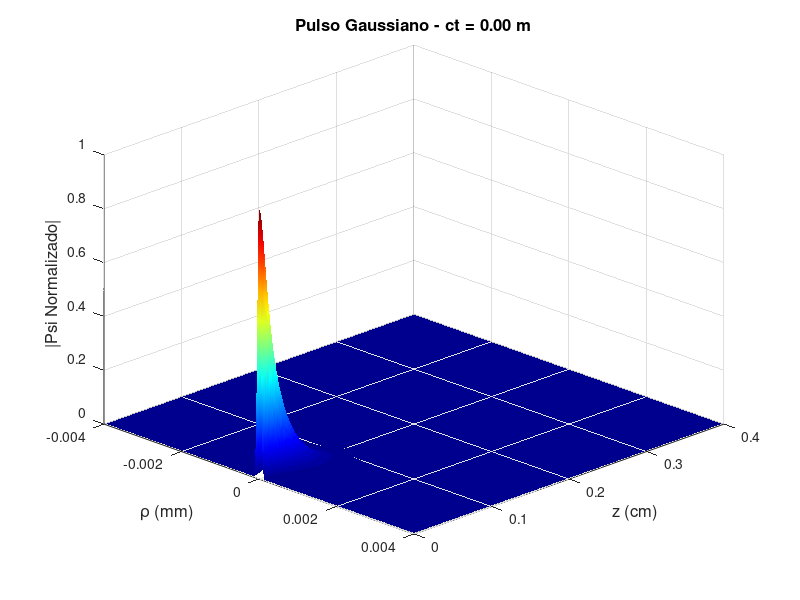
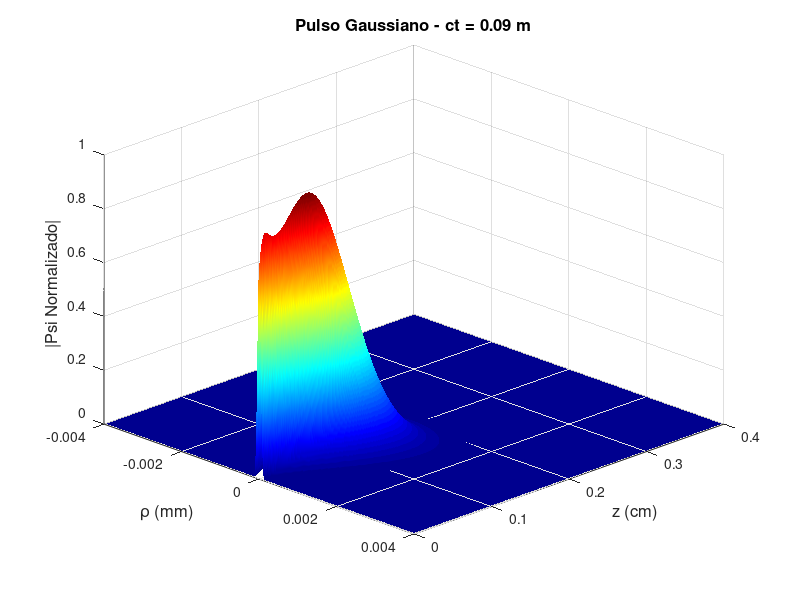
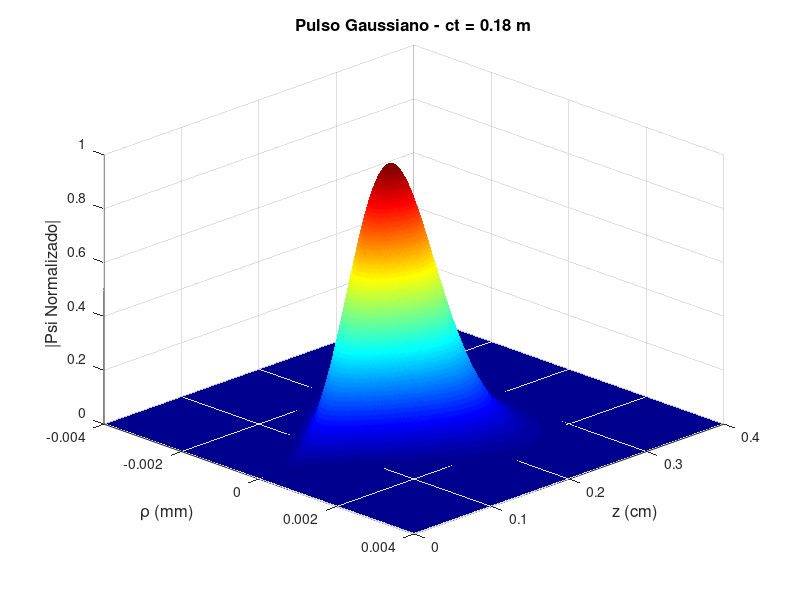
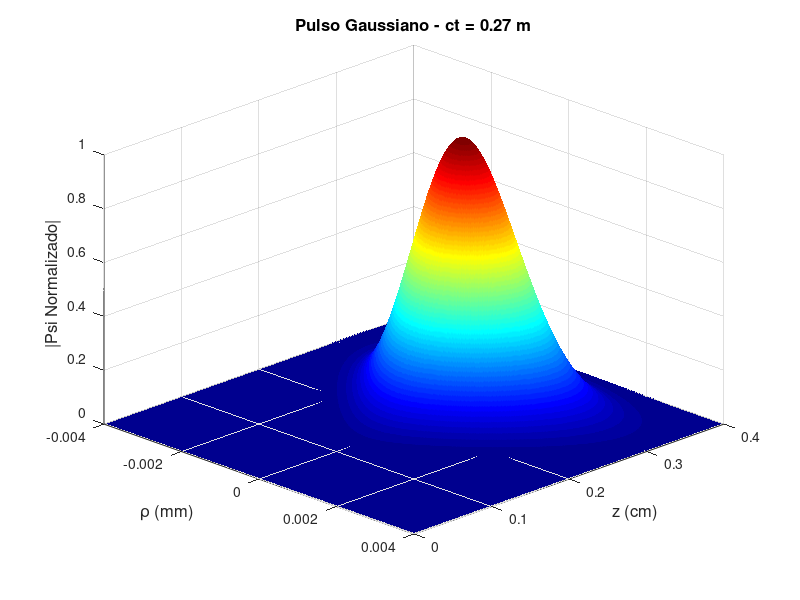

These charts were generated, in order, by the following MATLAB code:
% Parâmetros do feixe
delta_rho = 60e-6; % Spot inicial (60 micrômetros)
lambda = 1064e-9; % Comprimento de onda (metros)
c = 3e8; % Velocidade da luz (m/s)
a = delta_rho / 2; % Amplitude inicial relacionada ao spot
k0 = 2 * pi / lambda; % Número de onda

% Constantes "ct" para os gráficos
ct_values = [0.00001, 0.09, 0.18, 0.27]; % Valores de c*t (metros)

% Coordenadas
rho = linspace(-0.4e-2, 0.4e-2, 1000); % Coordenada radial limitada de -0.4mm a 0.4mm
z = linspace(0, 0.4, 1000); % Coordenada longitudinal de 0 até 4cm
[rho1, z1] = meshgrid(rho, z);

% Loop para gerar os gráficos

for j = 1:length(ct_values)
    figure;
    ct = ct_values(j); % Valor atual de ct
    b = delta_rho*10e2/(2*c); % Constante b dependente de ct, evita valores muito pequenos
    
    % Cálculo da função Psi
    denominator = a^2 + (1i * z1 / (2 * k0)); % Denominador
    spatial_gaussian = exp(-rho1.^2 ./ (4 * denominator)); % Termo espacial
    temporal_gaussian = exp(-((z1 - ct).^2) ./ (4 * c^2 * b^2)); % Termo temporal
    psi = (a^2 ./ denominator) .* spatial_gaussian .* temporal_gaussian;

    % Normaliza Psi
    psi_normalized = real(abs(psi) / max(abs(psi(:))));

    % Plot 3D - Superfície
    surf(rho, z, psi_normalized, 'EdgeColor', 'none'); % rho em mm, z em cm
    colormap jet;
    shading interp;
    xlabel('\rho (mm)', 'FontSize', 12);
    ylabel('z (cm)', 'FontSize', 12);
    zlabel('|Psi Normalizado|', 'FontSize', 12);
    title(sprintf('Pulso Gaussiano - ct = %.2f m', ct), 'FontSize', 12);
    view(45, 30);
end